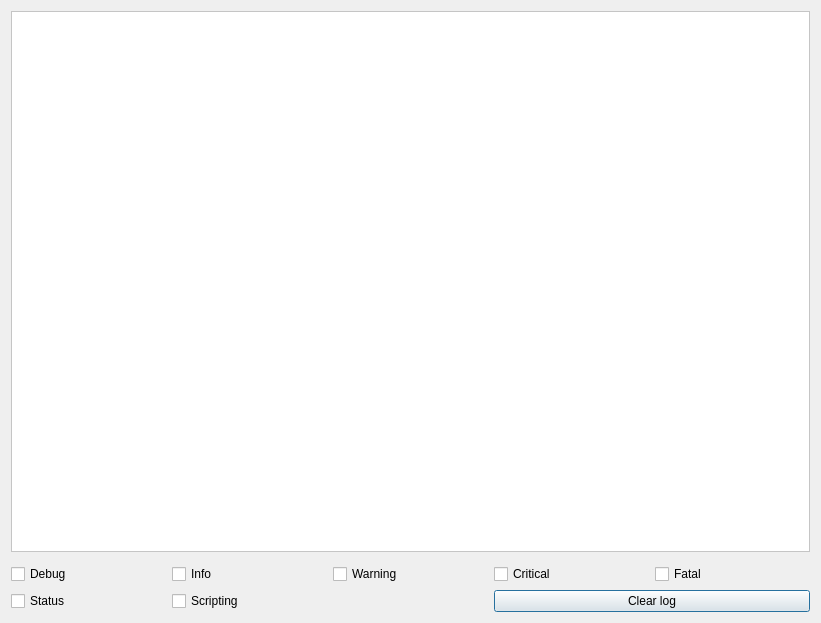
<?xml version="1.0" encoding="UTF-8"?>
<ui version="4.0">
 <class>LogDialog</class>
 <widget class="QDialog" name="LogDialog">
  <property name="geometry">
   <rect>
    <x>0</x>
    <y>0</y>
    <width>821</width>
    <height>623</height>
   </rect>
  </property>
  <property name="windowTitle">
   <string>Logs</string>
  </property>
  <property name="windowIcon">
   <iconset theme="text-x-generic" resource="../breeze-qownnotes.qrc">
    <normaloff>:/icons/breeze-qownnotes/16x16/text-x-generic.svg</normaloff>:/icons/breeze-qownnotes/16x16/text-x-generic.svg</iconset>
  </property>
  <layout class="QGridLayout" name="gridLayout">
   <item row="2" column="3">
    <widget class="QCheckBox" name="criticalCheckBox">
     <property name="text">
      <string>Critical</string>
     </property>
    </widget>
   </item>
   <item row="0" column="0" colspan="5">
    <widget class="QOwnNotesMarkdownTextEdit" name="logTextEdit">
     <property name="styleSheet">
      <string notr="true">QTextEdit { background-color: rgb(255, 255, 255) }</string>
     </property>
     <property name="readOnly">
      <bool>true</bool>
     </property>
     <property name="html">
      <string notr="true">&lt;!DOCTYPE HTML PUBLIC &quot;-//W3C//DTD HTML 4.0//EN&quot; &quot;http://www.w3.org/TR/REC-html40/strict.dtd&quot;&gt;
&lt;html&gt;&lt;head&gt;&lt;meta name=&quot;qrichtext&quot; content=&quot;1&quot; /&gt;&lt;style type=&quot;text/css&quot;&gt;
p, li { white-space: pre-wrap; }
&lt;/style&gt;&lt;/head&gt;&lt;body style=&quot; font-family:'Sans Serif'; font-size:9pt; font-weight:400; font-style:normal;&quot;&gt;
&lt;p style=&quot;-qt-paragraph-type:empty; margin-top:0px; margin-bottom:0px; margin-left:0px; margin-right:0px; -qt-block-indent:0; text-indent:0px;&quot;&gt;&lt;br /&gt;&lt;/p&gt;&lt;/body&gt;&lt;/html&gt;</string>
     </property>
    </widget>
   </item>
   <item row="2" column="0">
    <widget class="QCheckBox" name="debugCheckBox">
     <property name="text">
      <string>Debug</string>
     </property>
    </widget>
   </item>
   <item row="2" column="4">
    <widget class="QCheckBox" name="fatalCheckBox">
     <property name="text">
      <string>Fatal</string>
     </property>
    </widget>
   </item>
   <item row="3" column="0">
    <widget class="QCheckBox" name="statusCheckBox">
     <property name="text">
      <string>Status</string>
     </property>
    </widget>
   </item>
   <item row="3" column="1">
    <widget class="QCheckBox" name="scriptingCheckBox">
     <property name="text">
      <string>Scripting</string>
     </property>
    </widget>
   </item>
   <item row="3" column="3" colspan="2">
    <widget class="QPushButton" name="clearButton">
     <property name="text">
      <string>Clear log</string>
     </property>
     <property name="icon">
      <iconset theme="edit-clear" resource="../breeze-qownnotes.qrc">
       <normaloff>:/icons/breeze-qownnotes/16x16/edit-clear.svg</normaloff>:/icons/breeze-qownnotes/16x16/edit-clear.svg</iconset>
     </property>
    </widget>
   </item>
   <item row="2" column="2">
    <widget class="QCheckBox" name="warningCheckBox">
     <property name="text">
      <string>Warning</string>
     </property>
    </widget>
   </item>
   <item row="2" column="1">
    <widget class="QCheckBox" name="infoCheckBox">
     <property name="text">
      <string>Info</string>
     </property>
    </widget>
   </item>
   <item row="1" column="0" colspan="5">
    <widget class="QFrame" name="logTextEditSearchFrame">
     <property name="frameShape">
      <enum>QFrame::NoFrame</enum>
     </property>
     <property name="lineWidth">
      <number>0</number>
     </property>
    </widget>
   </item>
  </layout>
 </widget>
 <customwidgets>
  <customwidget>
   <class>QOwnNotesMarkdownTextEdit</class>
   <extends>QTextEdit</extends>
   <header location="global">widgets/qownnotesmarkdowntextedit.h</header>
  </customwidget>
 </customwidgets>
 <resources>
  <include location="../breeze-qownnotes.qrc"/>
 </resources>
 <connections/>
</ui>
